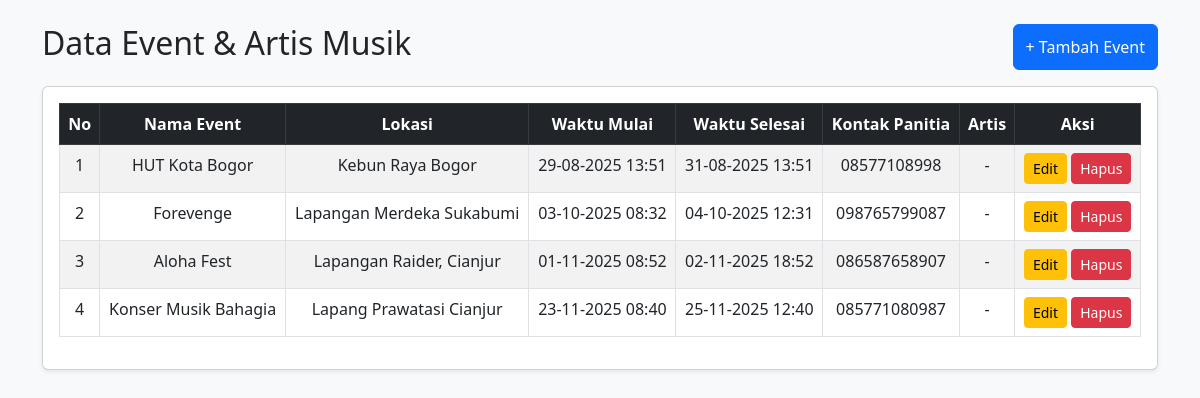
The app's page /appdevelover/index.php with its own data.
### tables this page shows
CREATE TABLE `eventmusik` (
  `id_event` int(11) NOT NULL,
  `nama_event` varchar(150) NOT NULL,
  `lokasi` varchar(255) NOT NULL,
  `waktu_mulai` datetime NOT NULL,
  `waktu_selesai` datetime NOT NULL,
  `contact_panitia` varchar(50) NOT NULL,
  `id_artis` varchar(255) DEFAULT NULL,
  `created_at` timestamp NOT NULL DEFAULT current_timestamp()
);

### appdevelover/index.php (the view, shortened to what this page needs)
<?php
include 'conn.php';
$api_url = "https://restapiuaspraktek-artislokal-default-rtdb.firebaseio.com/artis.json?print=pretty";
$artis_json = file_get_contents($api_url);
$artis_data = json_decode($artis_json, true);
$query = "SELECT * FROM eventmusik ORDER BY waktu_mulai ASC";
$result = mysqli_query($conn, $query);
?>
<!DOCTYPE html>
<html lang="id">
<head>
<link href="https://cdn.jsdelivr.net/npm/bootstrap@5.3.0/dist/css/bootstrap.min.css" rel="stylesheet">
</head>
<body class="bg-light">
<div class="container mt-4">
    <div class="d-flex justify-content-between mb-3">
        <h2>Data Event & Artis Musik</h2>
        <button class="btn btn-primary" data-bs-toggle="modal" data-bs-target="#tambahModal">+ Tambah Event</button>
    </div>
    <div class="card shadow-sm mb-5">
        <div class="card-body">
            <table class="table table-bordered table-striped text-center">
                <thead class="table-dark">
                    <tr>
                        <th>No</th>
                        <th>Nama Event</th>
                        <th>Lokasi</th>
                        <th>Waktu Mulai</th>
                        <th>Waktu Selesai</th>
                        <th>Kontak Panitia</th>
                        <th>Artis</th>
                        <th>Aksi</th>
                    </tr>
                </thead>
                <tbody>
                    <?php $no = 1; ?>
                    <?php while($row = mysqli_fetch_assoc($result)): ?>
                        <tr>
                            <td><?= $no++ ?></td>
                            <td><?= $row['nama_event'] ?></td>
                            <td><?= $row['lokasi'] ?></td>
                            <td><?= date('d-m-Y H:i', strtotime($row['waktu_mulai'])) ?></td>
                            <td><?= date('d-m-Y H:i', strtotime($row['waktu_selesai'])) ?></td>
                            <td><?= $row['contact_panitia'] ?></td>
                            <td>
                                <?php
                                if($row['id_artis'] && isset($artis_data[$row['id_artis']])){
                                    $artis = $artis_data[$row['id_artis']];
                                    echo $artis['nama'] . " / " . $artis['kategori'] . " / " . $artis['genre'];
                                } else {
                                    echo "-";
                                }
                                ?>
                            </td>
                            <td>
                                <button class="btn btn-warning btn-sm editBtn"
                                    data-id="<?= $row['id_event'] ?>"
                                    data-nama="<?= $row['nama_event'] ?>"
                                    data-lokasi="<?= $row['lokasi'] ?>"
                                    data-waktu_mulai="<?= $row['waktu_mulai'] ?>"
                                    data-waktu_selesai="<?= $row['waktu_selesai'] ?>"
                                    data-contact="<?= $row['contact_panitia'] ?>"
                                    data-id_artis="<?= $row['id_artis'] ?>"
                                    data-bs-toggle="modal" data-bs-target="#editModal">
                                    Edit
                                </button>
                                <a href="?hapus=<?= $row['id_event'] ?>"
                                   onclick="return confirm('Yakin ingin menghapus event ini?')"
                                   class="btn btn-danger btn-sm">Hapus</a>
                            </td>
                        </tr>
                    <?php endwhile; ?>
                </tbody>
            </table>
        </div>
    </div>
</div>
</body>
</html>

### records on screen
eventmusik: nama_event "HUT Kota Bogor", lokasi "Kebun Raya Bogor", waktu_mulai "29-08-2025 13:51", waktu_selesai "31-08-2025 13:51", contact_panitia "08577108998"
eventmusik: nama_event "Forevenge", lokasi "Lapangan Merdeka Sukabumi", waktu_mulai "03-10-2025 08:32", waktu_selesai "04-10-2025 12:31", contact_panitia "098765799087"
eventmusik: nama_event "Aloha Fest", lokasi "Lapangan Raider, Cianjur", waktu_mulai "01-11-2025 08:52", waktu_selesai "02-11-2025 18:52", contact_panitia "086587658907"
eventmusik: nama_event "Konser Musik Bahagia", lokasi "Lapang Prawatasi Cianjur", waktu_mulai "23-11-2025 08:40", waktu_selesai "25-11-2025 12:40", contact_panitia "085771080987"
